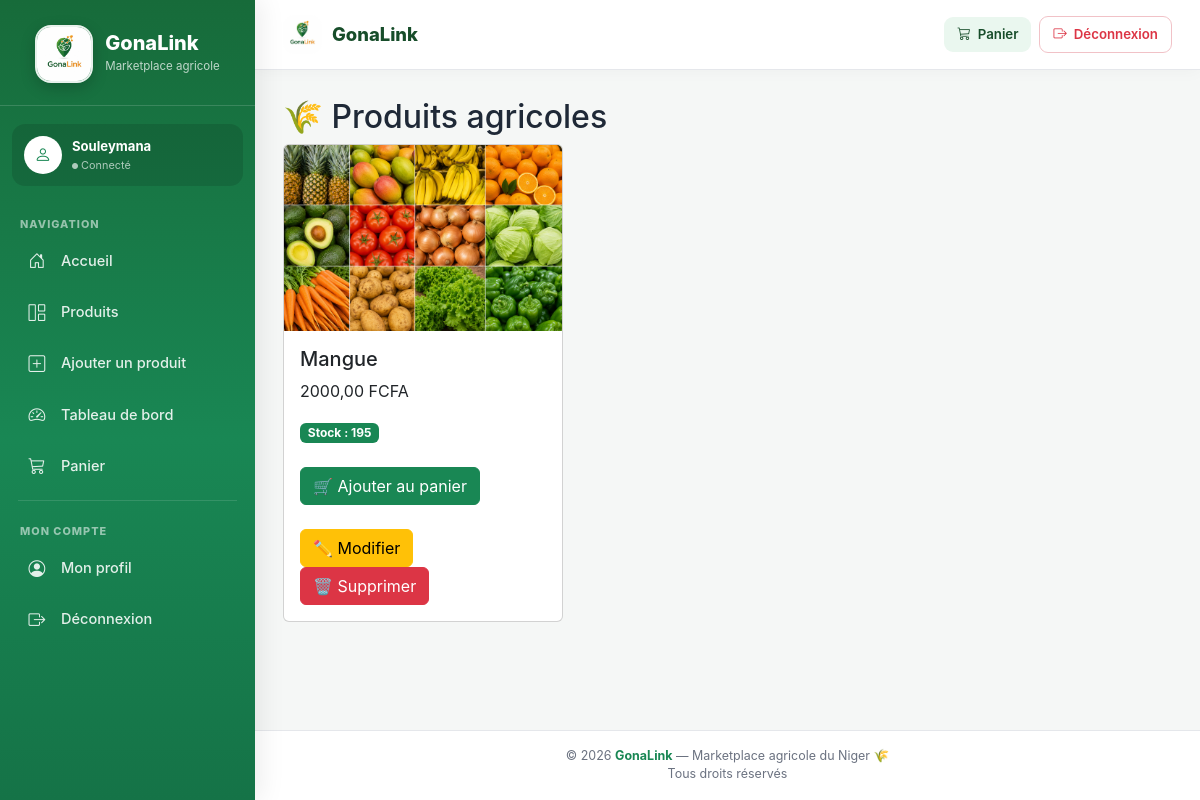
Page /products/ (signed in) on the earlier database version.
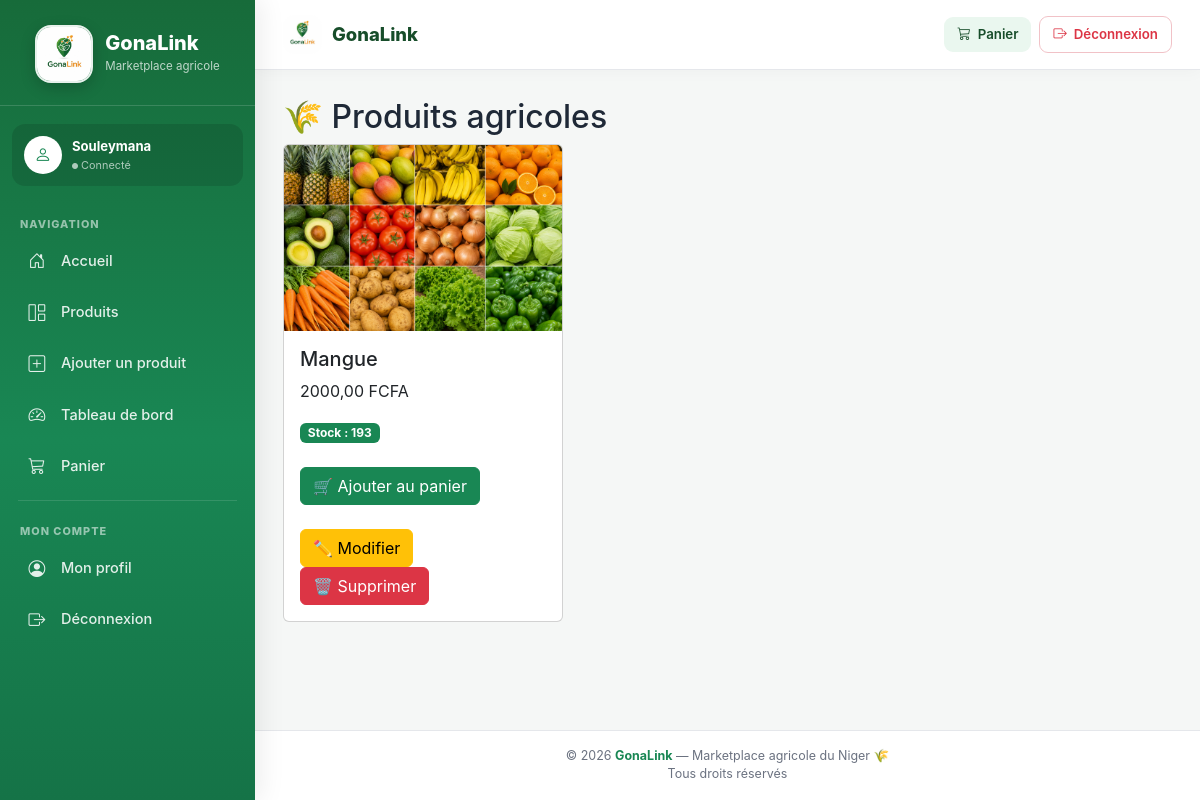
Same page on the later database version.
### products/models.py (models this page shows, shortened)
class Product(models.Model):
    UNIT = [
        ("kg", "Kg"),
        ("sac", "Sac"),
        ("piece", "Pièce"),
    ]
    CATEGORY = [
        ("legume", "Légumes"),
        ("fruit", "Fruits"),
        ("cereale", "Céréales"),
        ("forestiers", "Produits forestiers"),
    ]
    seller = models.ForeignKey(
        User,
        on_delete=models.CASCADE,
        null=True,
        blank=True,
        related_name="products",
    )
    category = models.CharField(
        max_length=20,
        choices=CATEGORY,
    )
    name = models.CharField(
        max_length=200,
    )
    slug = models.SlugField(
        max_length=220,
        unique=True,
        blank=True,
    )
    description = models.TextField(
        blank=True,
    )
    origin = models.CharField(
        max_length=100,
        blank=True,
        verbose_name="Provenance",
    )
    price = models.DecimalField(
        max_digits=10,
        decimal_places=2,
    )
    stock = models.PositiveIntegerField(
        default=0,
    )
    unit = models.CharField(
        max_length=10,
        choices=UNIT,
        default="kg",
    )
    image = models.ImageField(
        upload_to="products/",
    )
    available = models.BooleanField(
        default=True,
    )
    created_at = models.DateTimeField(
        auto_now_add=True,
    )
    updated_at = models.DateTimeField(
        auto_now=True,
    )

### products/views.py (the view, shortened to what this page needs)
# urls.py: path('products/', views.product_list, name='product_list'),
@login_required
def product_list(request):
    if (
        request.user.is_superuser
        or request.user.role == "ADMIN"
    ):
        products = (
            Product.objects
            .select_related("seller")
            .all()
            .order_by("-created_at")
        )
    else:
        return redirect("home")
    return render(
        request,
        "products/product_list.html",
        {
            "products": products
        }
    )

### templates/products/product_list.html
{% extends 'base.html' %}
{% block content %}
<h2>🌾 Produits agricoles</h2>
<div class="row">
{% for p in products %}
<div class="col-md-4">
    <div class="card mb-3">
        {% if p.image %}
        <img src="{{ p.image.url }}" class="card-img-top">
        {% endif %}
        <div class="card-body">
            <h5>{{ p.name }}</h5>
            <p>{{ p.price }} FCFA</p>
            {% if p.stock > 0 %}
                <span class="badge bg-success">
                    Stock : {{ p.stock }}
                </span>
            {% else %}
                <span class="badge bg-danger">
                    Rupture de stock
                </span>
            {% endif %}
            <br><br>
            {% if p.stock > 0 %}
                <a href="{% url 'add_to_cart' p.id %}"
                   class="btn btn-success">
                    🛒 Ajouter au panier
                </a>
            {% else %}
                <button class="btn btn-secondary" disabled>
                    Indisponible
                </button>
            {% endif %}
            <br><br>
            {% if user.is_authenticated %}
                {% if user.is_superuser or user.role == "ADMIN" or user.role == "VENDEUR" %}
                    <a href="{% url 'product_update' p.id %}"
                       class="btn btn-warning">
                        ✏️ Modifier
                    </a>
                    <a href="{% url 'product_delete' p.id %}"
                       class="btn btn-danger">
                        🗑️ Supprimer
                    </a>
                {% endif %}
            {% endif %}
        </div>
    </div>
</div>
{% empty %}
<p>Aucun produit disponible.</p>
{% endfor %}
</div>
{% endblock %}

Differences in the rows shown:
changed Product "Mangue": stock "195" → "193"
